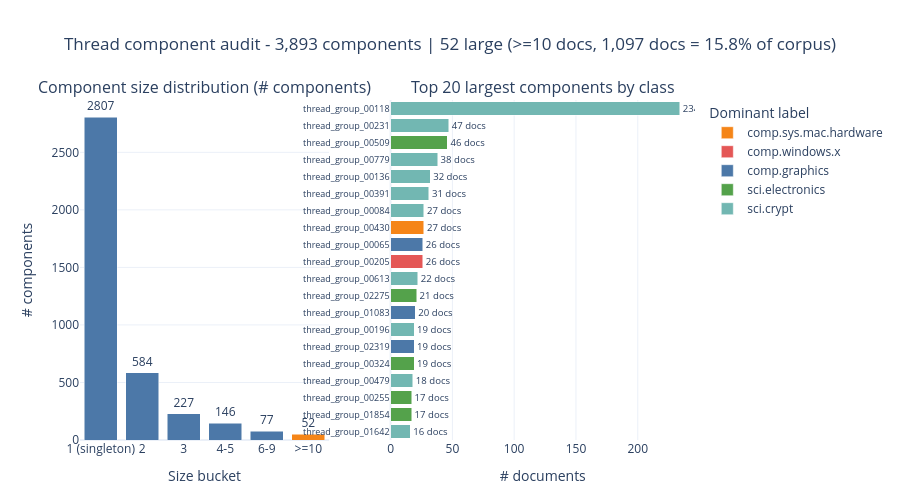

Source (notebook cell):
### Markdown cell above
### Thread component size distribution

Visualize how connected components are distributed by size. Most documents are singletons (no internal thread references); a small number of large threads dominate the tail. Large components (≥10 docs) are highlighted as the primary leakage-control units for GroupShuffleSplit.

### Code cell
LARGE_THRESHOLD = 10
COLORS = px.colors.qualitative.T10

# --- data prep ---
# one row per component, with dominant_label from class summary
comp_sizes = thread_group_sizes[["thread_group_id", "group_size"]].merge(
    thread_group_class_summary[["thread_group_id", "dominant_label"]],
    on="thread_group_id",
    how="left",
).copy()

comp_sizes["size_bucket"] = pd.cut(
    comp_sizes["group_size"],
    bins=[0, 1, 2, 3, 5, 9, comp_sizes["group_size"].max()],
    labels=["1 (singleton)", "2", "3", "4-5", "6-9", ">=10"],
    right=True,
)
bucket_counts = (
    comp_sizes["size_bucket"]
    .value_counts()
    .reindex(["1 (singleton)", "2", "3", "4-5", "6-9", ">=10"])
    .reset_index()
)
bucket_counts.columns = ["size_bucket", "n_components"]
bucket_counts["is_large"] = bucket_counts["size_bucket"] == ">=10"

# top-20 largest components
top20 = (
    comp_sizes
    .nlargest(20, "group_size")
    .sort_values("group_size")
    .reset_index(drop=True)
)

# --- figure ---
fig = make_subplots(
    rows=1, cols=2,
    subplot_titles=[
        "Component size distribution (# components)",
        "Top 20 largest components by class",
    ],
    column_widths=[0.45, 0.55],
)

# left: bar chart of buckets
for i, row in bucket_counts.iterrows():
    color = COLORS[1] if row["is_large"] else COLORS[0]
    fig.add_trace(
        go.Bar(
            x=[row["size_bucket"]],
            y=[row["n_components"]],
            marker_color=color,
            showlegend=False,
            text=[str(row["n_components"])],
            textposition="outside",
        ),
        row=1, col=1,
    )

# right: horizontal bars for top-20, coloured by dominant_label
unique_labels = sorted(top20["dominant_label"].unique())
label_color = {lbl: COLORS[i % len(COLORS)] for i, lbl in enumerate(unique_labels)}
labels_seen = set()
for _, r in top20.iterrows():
    lbl = r["dominant_label"]
    show = lbl not in labels_seen
    labels_seen.add(lbl)
    fig.add_trace(
        go.Bar(
            x=[r["group_size"]],
            y=[r["thread_group_id"]],
            orientation="h",
            marker_color=label_color[lbl],
            name=lbl,
            showlegend=show,
            text=[f"{r['group_size']} docs"],
            textposition="outside",
        ),
        row=1, col=2,
    )

n_large = (comp_sizes["group_size"] >= LARGE_THRESHOLD).sum()
docs_in_large = comp_sizes.loc[comp_sizes["group_size"] >= LARGE_THRESHOLD, "group_size"].sum()

fig.update_layout(
    title=dict(
        text=(
            f"Thread component audit - {len(comp_sizes):,} components | "
            f"{n_large} large (>=10 docs, {docs_in_large:,} docs = "
            f"{docs_in_large/len(df):.1%} of corpus)"
        ),
        x=0.5,
    ),
    barmode="stack",
    height=500,
    template="plotly_white",
    legend=dict(title="Dominant label", orientation="v"),
    margin=dict(t=100, b=60),
)
fig.update_xaxes(title_text="Size bucket", row=1, col=1)
fig.update_yaxes(title_text="# components", row=1, col=1)
fig.update_xaxes(title_text="# documents", row=1, col=2)
fig.update_yaxes(tickfont_size=9, row=1, col=2)

fig.show()

### Figure 1 — Plotly figure (JSON) as saved in the notebook; plotly's stock layout.template omitted (floating-point values rounded to 4 significant figures)
{"data": [{"marker": {"color": "#4C78A8"}, "showlegend": false, "text": ["2807"], "textposition": "outside", "type": "bar", "x": ["1 (singleton)"], "xaxis": "x", "y": [2807], "yaxis": "y"}, {"marker": {"color": "#4C78A8"}, "showlegend": false, "text": ["584"], "textposition": "outside", "type": "bar", "x": ["2"], "xaxis": "x", "y": [584], "yaxis": "y"}, {"marker": {"color": "#4C78A8"}, "showlegend": false, "text": ["227"], "textposition": "outside", "type": "bar", "x": ["3"], "xaxis": "x", "y": [227], "yaxis": "y"}, {"marker": {"color": "#4C78A8"}, "showlegend": false, "text": ["146"], "textposition": "outside", "type": "bar", "x": ["4-5"], "xaxis": "x", "y": [146], "yaxis": "y"}, {"marker": {"color": "#4C78A8"}, "showlegend": false, "text": ["77"], "textposition": "outside", "type": "bar", "x": ["6-9"], "xaxis": "x", "y": [77], "yaxis": "y"}, {"marker": {"color": "#F58518"}, "showlegend": false, "text": ["52"], "textposition": "outside", "type": "bar", "x": [">=10"], "xaxis": "x", "y": [52], "yaxis": "y"}, {"marker": {"color": "#72B7B2"}, "name": "sci.crypt", "orientation": "h", "showlegend": true, "text": ["16 docs"], "textposition": "outside", "type": "bar", "x": [16], "xaxis": "x2", "y": ["thread_group_01642"], "yaxis": "y2"}, {"marker": {"color": "#54A24B"}, "name": "sci.electronics", "orientation": "h", "showlegend": true, "text": ["17 docs"], "textposition": "outside", "type": "bar", "x": [17], "xaxis": "x2", "y": ["thread_group_01854"], "yaxis": "y2"}, {"marker": {"color": "#54A24B"}, "name": "sci.electronics", "orientation": "h", "showlegend": false, "text": ["17 docs"], "textposition": "outside", "type": "bar", "x": [17], "xaxis": "x2", "y": ["thread_group_00255"], "yaxis": "y2"}, {"marker": {"color": "#72B7B2"}, "name": "sci.crypt", "orientation": "h", "showlegend": false, "text": ["18 docs"], "textposition": "outside", "type": "bar", "x": [18], "xaxis": "x2", "y": ["thread_group_00479"], "yaxis": "y2"}, {"marker": {"color": "#54A24B"}, "name": "sci.electronics", "orientation": "h", "showlegend": false, "text": ["19 docs"], "textposition": "outside", "type": "bar", "x": [19], "xaxis": "x2", "y": ["thread_group_00324"], "yaxis": "y2"}, {"marker": {"color": "#4C78A8"}, "name": "comp.graphics", "orientation": "h", "showlegend": true, "text": ["19 docs"], "textposition": "outside", "type": "bar", "x": [19], "xaxis": "x2", "y": ["thread_group_02319"], "yaxis": "y2"}, {"marker": {"color": "#72B7B2"}, "name": "sci.crypt", "orientation": "h", "showlegend": false, "text": ["19 docs"], "textposition": "outside", "type": "bar", "x": [19], "xaxis": "x2", "y": ["thread_group_00196"], "yaxis": "y2"}, {"marker": {"color": "#4C78A8"}, "name": "comp.graphics", "orientation": "h", "showlegend": false, "text": ["20 docs"], "textposition": "outside", "type": "bar", "x": [20], "xaxis": "x2", "y": ["thread_group_01083"], "yaxis": "y2"}, {"marker": {"color": "#54A24B"}, "name": "sci.electronics", "orientation": "h", "showlegend": false, "text": ["21 docs"], "textposition": "outside", "type": "bar", "x": [21], "xaxis": "x2", "y": ["thread_group_02275"], "yaxis": "y2"}, {"marker": {"color": "#72B7B2"}, "name": "sci.crypt", "orientation": "h", "showlegend": false, "text": ["22 docs"], "textposition": "outside", "type": "bar", "x": [22], "xaxis": "x2", "y": ["thread_group_00613"], "yaxis": "y2"}, {"marker": {"color": "#E45756"}, "name": "comp.windows.x", "orientation": "h", "showlegend": true, "text": ["26 docs"], "textposition": "outside", "type": "bar", "x": [26], "xaxis": "x2", "y": ["thread_group_00205"], "yaxis": "y2"}, {"marker": {"color": "#4C78A8"}, "name": "comp.graphics", "orientation": "h", "showlegend": false, "text": ["26 docs"], "textposition": "outside", "type": "bar", "x": [26], "xaxis": "x2", "y": ["thread_group_00065"], "yaxis": "y2"}, {"marker": {"color": "#F58518"}, "name": "comp.sys.mac.hardware", "orientation": "h", "showlegend": true, "text": ["27 docs"], "textposition": "outside", "type": "bar", "x": [27], "xaxis": "x2", "y": ["thread_group_00430"], "yaxis": "y2"}, {"marker": {"color": "#72B7B2"}, "name": "sci.crypt", "orientation": "h", "showlegend": false, "text": ["27 docs"], "textposition": "outside", "type": "bar", "x": [27], "xaxis": "x2", "y": ["thread_group_00084"], "yaxis": "y2"}, {"marker": {"color": "#72B7B2"}, "name": "sci.crypt", "orientation": "h", "showlegend": false, "text": ["31 docs"], "textposition": "outside", "type": "bar", "x": [31], "xaxis": "x2", "y": ["thread_group_00391"], "yaxis": "y2"}, {"marker": {"color": "#72B7B2"}, "name": "sci.crypt", "orientation": "h", "showlegend": false, "text": ["32 docs"], "textposition": "outside", "type": "bar", "x": [32], "xaxis": "x2", "y": ["thread_group_00136"], "yaxis": "y2"}, {"marker": {"color": "#72B7B2"}, "name": "sci.crypt", "orientation": "h", "showlegend": false, "text": ["38 docs"], "textposition": "outside", "type": "bar", "x": [38], "xaxis": "x2", "y": ["thread_group_00779"], "yaxis": "y2"}, {"marker": {"color": "#54A24B"}, "name": "sci.electronics", "orientation": "h", "showlegend": false, "text": ["46 docs"], "textposition": "outside", "type": "bar", "x": [46], "xaxis": "x2", "y": ["thread_group_00509"], "yaxis": "y2"}, {"marker": {"color": "#72B7B2"}, "name": "sci.crypt", "orientation": "h", "showlegend": false, "text": ["47 docs"], "textposition": "outside", "type": "bar", "x": [47], "xaxis": "x2", "y": ["thread_group_00231"], "yaxis": "y2"}, {"marker": {"color": "#72B7B2"}, "name": "sci.crypt", "orientation": "h", "showlegend": false, "text": ["234 docs"], "textposition": "outside", "type": "bar", "x": [234], "xaxis": "x2", "y": ["thread_group_00118"], "yaxis": "y2"}], "layout": {"annotations": [{"font": {"size": 16}, "showarrow": false, "text": "Component size distribution (# components)", "x": 0.2025, "xanchor": "center", "xref": "paper", "y": 1, "yanchor": "bottom", "yref": "paper"}, {"font": {"size": 16}, "showarrow": false, "text": "Top 20 largest components by class", "x": 0.7525, "xanchor": "center", "xref": "paper", "y": 1, "yanchor": "bottom", "yref": "paper"}], "barmode": "stack", "height": 500, "legend": {"orientation": "v", "title": {"text": "Dominant label"}}, "margin": {"b": 60, "t": 100}, "title": {"text": "Thread component audit - 3,893 components | 52 large (>=10 docs, 1,097 docs = 15.8% of corpus)", "x": 0.5}, "xaxis": {"anchor": "y", "domain": [0, 0.405], "title": {"text": "Size bucket"}}, "xaxis2": {"anchor": "y2", "domain": [0.505, 1], "title": {"text": "# documents"}}, "yaxis": {"anchor": "x", "domain": [0, 1], "title": {"text": "# components"}}, "yaxis2": {"anchor": "x2", "domain": [0, 1], "tickfont": {"size": 9}}}}
